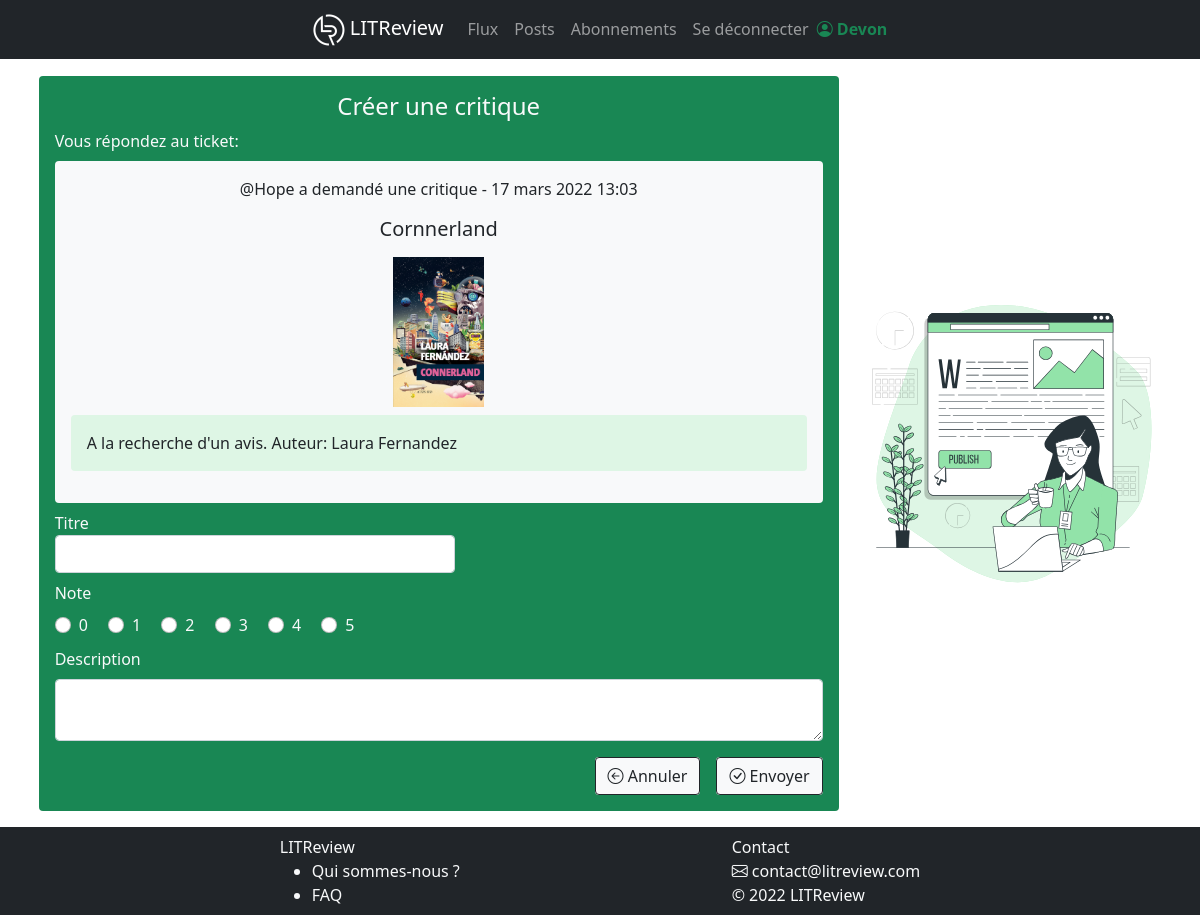
/review/ticket-14/create/ (signed in), run on the app's committed database.
### authentication/models.py (models this page shows)
class User(AbstractUser):
    pass

### reviewsapp/models/ticket.py (models this page shows, shortened)
class Ticket(models.Model):
    title = models.CharField(max_length=128)
    description = models.CharField(max_length=2048, blank=True)
    user = models.ForeignKey(to=settings.AUTH_USER_MODEL, on_delete=models.CASCADE)
    image = models.ImageField(null=True, blank=True)
    time_created = models.DateTimeField(auto_now_add=True)
    @property
    def image_url(self):
        if self.image and hasattr(self.image, "url"):
            return self.image.url

### reviewsapp/views.py (the view, shortened to what this page needs)
@login_required
def review_create(request, ticket_id=None):
    review_form = forms.ReviewForm()
    ticket_form = forms.TicketForm()
    if ticket_id is not None:
        ticket = get_object_or_404(models.Ticket, id=ticket_id)
    else:
        ticket = None
    return render(
        request,
        "reviewsapp/review_create.html",
        context={
            "review_form": review_form,
            "ticket_form": ticket_form,
            "ticket": ticket,
        },
    )

### reviewsapp/forms.py
class ReviewForm(forms.ModelForm):
    class Meta:
        model = models.Review
        fields = ["headline", "rating", "body"]

class TicketForm(forms.ModelForm):
    class Meta:
        model = models.Ticket
        fields = ["title", "description", "image"]

### reviewsapp/templates/reviewsapp/review_create.html (shortened to what this page needs)
{% extends 'base.html' %}
{% load static %}
{% block content %}
<div class="d-flex flex-column flex-md-row-reverse flex-grow-1 justify-content-evenly align-items-center m-3">
  <img src="{% static 'reviewsapp/media/create.svg' %}" class="card-img-top svg-preview" alt="create ticket" />
  <div class="w-100 maxw-px-800 text-light p-3 bg-success rounded">
    <form class="d-flex flex-column" method="post" enctype="multipart/form-data">
      <h4 class="text-center">Créer une critique</h4>
      {% if ticket is not None %}
        <p class="m-0">Vous répondez au ticket:</p>
      {% endif %}
      <div class="bg-light text-dark p-3 rounded d-flex flex-column align-items-center w-100 mt-2 mb-2">
        {% if ticket is None %}
          {% include "reviewsapp/forms/ticket.html" %}
        {% else %}
          {% include "reviewsapp/details/ticket_content.html" with ticket=ticket %}
        {% endif %}
      </div>
      {% include "reviewsapp/forms/review.html" %}
      <div class="d-flex align-self-end mt-3">
        {% include "reviewsapp/buttons/cancel_home.html" %}
        {% include "reviewsapp/buttons/send.html" %}
      </div>
    </form>
  </div>
</div>
{% endblock content %}

### templates/base.html (shortened to what this page needs)
{% load static %}
<!DOCTYPE html>
<html class="h-100">
   <head>
      <link rel="stylesheet" href="{% static 'css/styles.css' %}">
      <link href="https://cdn.jsdelivr.net/npm/bootstrap@5.0.2/dist/css/bootstrap.min.css" rel="stylesheet">
      <link rel="stylesheet" href="https://cdn.jsdelivr.net/npm/bootstrap-icons@1.5.0/font/bootstrap-icons.css">
   </head>
   <body class="d-flex flex-column h-100 mt-navbar">
      <header>
         <div class="d-flex fixed-top justify-content-center bg-dark">
            <nav class="navbar navbar-expand-lg navbar-dark">
               <div class="container-fluid">
                  <a class="navbar-brand" href="{% url 'home' %}"><img src="{% static 'reviewsapp/media/logo_icon_light.png' %}"> LITReview</a>
                  {%  if user.is_authenticated %}
                  <div class="collapse navbar-collapse" id="navbarSupportedContent">
                     <ul class="navbar-nav me-auto mb-2 mb-lg-0">
                        <li class="nav-item">
                           <a class="nav-link {% if request.resolver_match.url_name == 'home' %}fw-bold active{% endif %}" aria-current="page" href="{% url 'home' %}">Flux</a>
                        </li>
                        <li class="nav-item">
                           <a class="nav-link {% if request.resolver_match.url_name == 'post' %}fw-bold active{% endif %}" href="{% url 'posts' %}">Posts</a>
                        </li>
                        <li class="nav-item">
                           <a class="nav-link {% if request.resolver_match.url_name == 'follow' %}fw-bold active{% endif %}" href="{% url 'follow' %}">Abonnements</a>
                        </li>
                        <li class="nav-item">
                           <a class="nav-link" href="{% url 'logout' %}">Se déconnecter</a>
                        </li>
                     </ul>
                     <p class="text-success fw-bold m-0"><i class="bi bi-person-circle"></i> {{request.user.username}}</p>
                  </div>
                  {% endif %}
               </div>
            </nav>
         </div>
      </header>
      <main class="d-flex flex-column flex-grow-1">
         {% block content %}{% endblock content %}
      </main>
      <footer class="bg-dark text-light d-flex justify-content-evenly p-2">
         <div>
            <span>LITReview</span>
            <ul class="mb-0">
               <li>Qui sommes-nous ?</li>
               <li>FAQ</li>
            </ul>
         </div>
         <div>
            <span>Contact</span>
            <p class="m-0"><i class="bi bi-envelope"></i> contact@litreview.com</p>
            <p class="mb-0">© 2022 LITReview</p>
         </div>
      </footer>
   </body>
</html>

### reviewsapp/templates/reviewsapp/details/ticket_content.html
{% if user.id == ticket.user.id %}
  <p>Vous avez demandé une critique - {{ ticket.time_created }}</p>
{% else %}
  <p>@{{ ticket.user.username }} a demandé une critique - {{ ticket.time_created }}</p>
{% endif %}
<h5 class="mb-2">{{ ticket.title }}</h5>
<div><img src="{{ ticket.image_url|default_if_none:''}}" class="ticket-preview mt-2"></div>
<p class="bg-bro rounded text-dark mt-2 p-3 w-100">{{ ticket.description }}</p>

### static/css/styles.css (style rules this page uses)
.mt-navbar { margin-top: 60px; }
.ticket-preview { max-height: 150px; }
.svg-preview { max-height: 350px; max-width: 300px; }
.bg-bro { background-color: #def6e5; }
.maxw-px-800 { max-width: 800px; }

### data on the page
User: user.username "Devon"
Ticket: user.username "Hope", time_created "17 mars 2022 13:03", title "Cornnerland", image_url (picture), description "A la recherche d'un avis. Auteur: Laura Fernandez"
